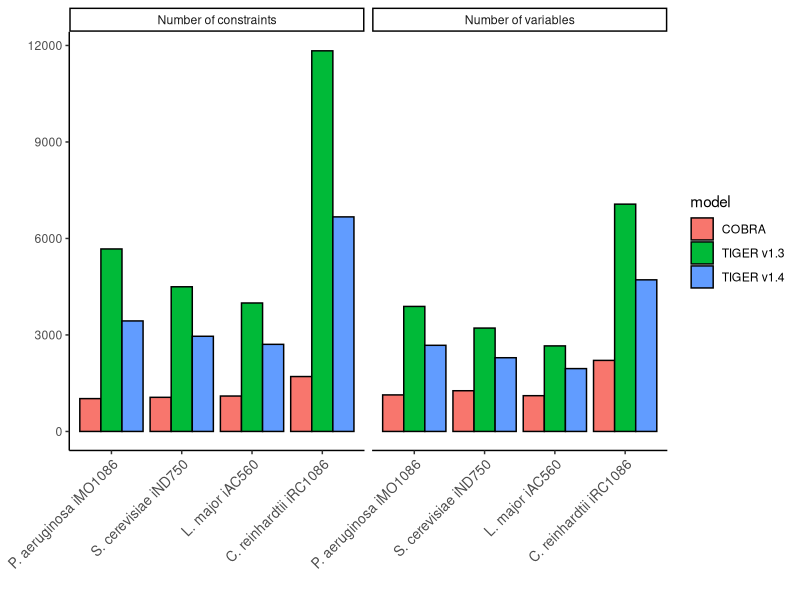

R code for this plot:
library(ggplot2)
library(reshape2)

data <- read.csv("simulation_data.csv")

data$organism <- factor(data$organism, levels=c("P. aeruginosa iMO1086", 
                                                "S. cerevisiae iND750",
                                                "L. major iAC560",
                                                "C. reinhardtii iRC1086"))

long <- melt(data,measure.vars=c("ncols","nrows"))
long <- transform(long, variable=as.character(variable))
long$variable[long$variable == "ncols"] <- "Number of variables"
long$variable[long$variable == "nrows"] <- "Number of constraints"

p <- ggplot(long, aes(x=organism, y=value)) + theme_classic() + 
           facet_grid(. ~ variable) + 
           xlab("") + ylab("") + 
           geom_bar(aes(fill=model),
                    colour="black", 
                    stat="identity",
                    position=position_dodge()) +
           theme(axis.text.x = element_text(size=10, angle=45,
                                            hjust=1, vjust=1))
print(p)
